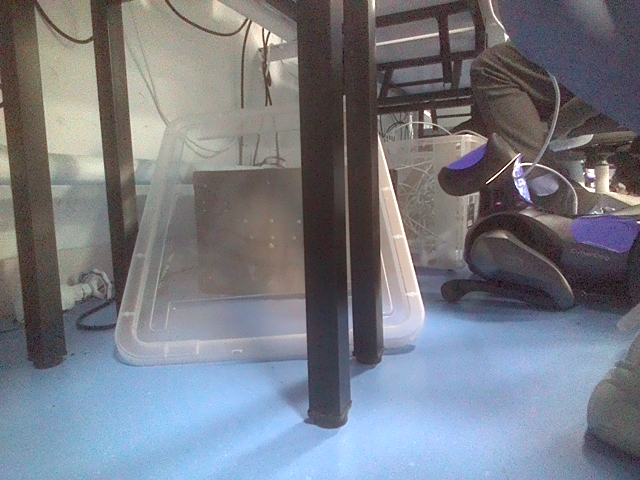
#> input picture cyberDog/Vision/rgbImage.png, 640 x 480 px
$ python CameraInfo.py
#> lines starting #> are read from the running program, lines starting #| are printed output that depends on the picture; after the words box and inside, x2 and y2 are one past the last pixel; in counts of white or black regions, pixels touching at a corner belong together
import cv2
import tkinter as tk

if __name__ == '__main__':
    rgb = cv2.imread('rgbImage.png')
#> rgb is the input picture: shape (480, 640, 3); mean B, G, R 131.8, 122.7, 119.1
    infra1 = cv2.imread('infra1Image.png')
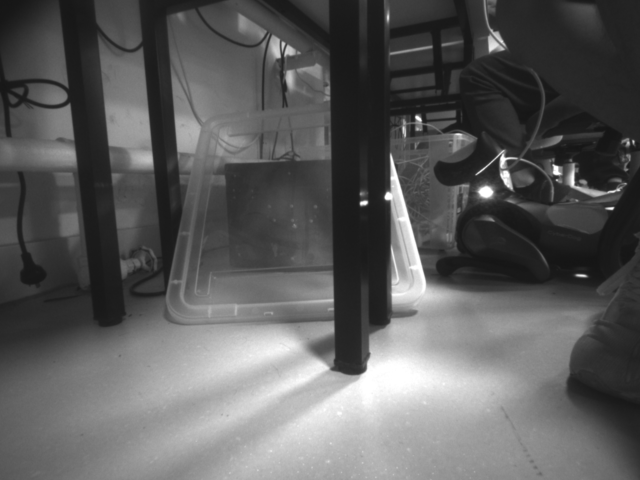
#> input picture cyberDog/Vision/infra1Image.png, 640 x 480 px
#> infra1 is the input picture: shape (480, 640, 3); min 21, max 255, mean 92.2
    depth = cv2.imread('depthImage.png')
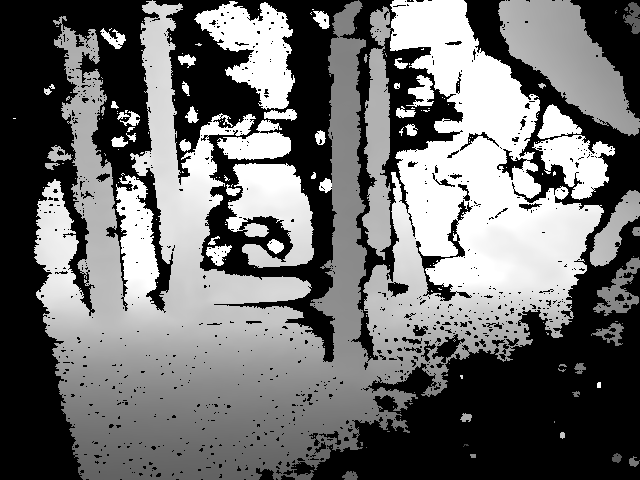
#> input picture cyberDog/Vision/depthImage.png, 640 x 480 px
#> depth is the input picture: shape (480, 640, 3); min 0, max 255, mean 109.7
    fx = 388.5847168
    fy = 388.5847168
    cx = 322.05200195
    cy = 236.50979614

    gx = 470.0
    gy = 464.68
    dx = 300.0
    dy = 250.50979614

    center_rgb = (500.0, 200.0)
    center_infra1 = ((center_rgb[0]-dx)/gx*fx+cx, (center_rgb[1]-dy)/gy*fx+cy)
    cv2.circle(rgb, (int(center_rgb[0]), int(center_rgb[1])), 5, (0, 0, 255), -1)
#> rgb: shape (480, 640, 3); 0.03% of pixels changed, all inside (x1, y1, x2, y2) = (495, 195, 506, 206)
    cv2.circle(infra1, (int(center_infra1[0]), int(center_infra1[1])), 5, (0, 0, 255), -1)
#> infra1: shape (480, 640, 3); 0.03% of pixels changed, all inside (x1, y1, x2, y2) = (482, 189, 493, 200)
    # cv2.circle(infra1, (int(cx), int(cy)), 5, (0, 255, 0), -1)
    cv2.circle(depth, (int(center_infra1[0]), int(center_infra1[1])), 5, (0, 0, 255), -1)

    cv2.imshow('rgb', rgb)
    cv2.imshow('infra1', infra1)
    cv2.imshow('depth', depth)

    while True:
        if cv2.waitKey(1) & 0xFF == ord('q'):
#> (key q is pressed here)
            break
    cv2.destroyAllWindows()
